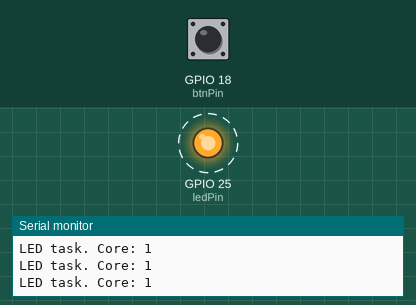
Recording of a program running on a simulated ESP32. Parts: output pins drawn as LEDs (lit = HIGH), the last lines printed to the serial monitor. Dashed ring = blinking. Inputs (shaded band) come from the test bench; at power-on: GPIO 18 (btnPin) HIGH.

Above: at 0.87 s.
1.3 s: GPIO 18 (btnPin) pulled LOW for 0.15 s
At 2.0 s:
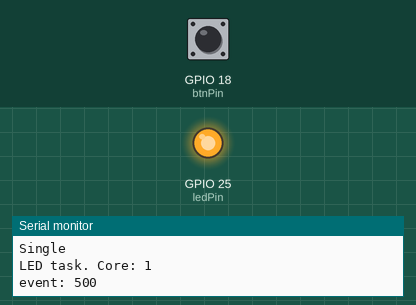
At 2.5 s:
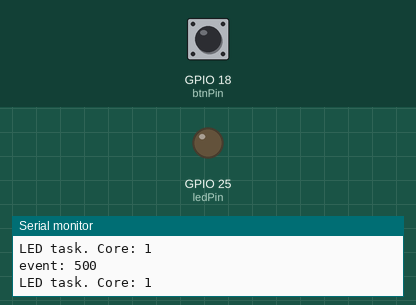
Timing chart, 0 to 10.3 s (numbered marks = the images above; inputs shaded):
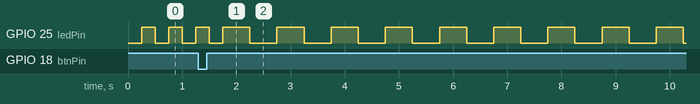

Measured:
- by itself, GPIO 25 (ledPin): repeats every 1.0 s: HIGH 0.50 s, LOW 0.50 s

The program:

main.cpp
```cpp
#include <Arduino.h>
#include <freertos/FreeRTOS.h>
#include <freertos/queue.h>
#include <freertos/task.h>
#include <esp_timer.h>

const uint8_t ledPin = 25;
const uint8_t btnPin = 18;

QueueHandle_t blinkQueue;

void buttonTask(void *parameter)
{
  uint32_t event;
  int64_t lastAcceptedUs = 0;
  int64_t firstPressUs = 0;

  bool waitingSecondPress = false;

  bool lastButtonState = digitalRead(btnPin);

  event = 250;

  while (true)
  {
    int64_t taskTimeUs = esp_timer_get_time();
    int currentButtonState = digitalRead(btnPin);
    bool pressed = currentButtonState == LOW && lastButtonState == HIGH;

    int64_t pressDiff = taskTimeUs - firstPressUs;

    if (waitingSecondPress && pressDiff > 300000)
    {
      waitingSecondPress = false;
      Serial.println("Single");

      event *= 2;
      if (event > 2000)
      {
        event = 250;
      }
      xQueueSend(blinkQueue, &event, 0);
    }

    if (pressed && waitingSecondPress)
    {
      int64_t pressDiff = taskTimeUs - firstPressUs;

      if (pressDiff < 300000)
      {

        waitingSecondPress = false;
        Serial.println("Double");

        event /= 2;
        if (event <= 125)
        {
          event = 2000;
        }
        xQueueSend(blinkQueue, &event, 0);
      }
    }
    else if (pressed && !waitingSecondPress)
    {
      firstPressUs = esp_timer_get_time();
      waitingSecondPress = true;
      Serial.println("Waiting");
    }

    lastButtonState = currentButtonState;
    vTaskDelay(pdMS_TO_TICKS(20));
  }
}

void ledTask(void *parameter)
{
  TickType_t lastWakeTime = xTaskGetTickCount();
  int lastLedState = LOW;
  uint32_t event = 250;

  while (true)
  {
    bool received = xQueueReceive(blinkQueue, &event, 0) == pdTRUE;
    Serial.print("LED task. Core: ");
    Serial.println(xPortGetCoreID());
    if (received)
    {

      Serial.print("event: ");
      Serial.println(event);
    }
    digitalWrite(ledPin, lastLedState);

    lastLedState = !lastLedState;
    vTaskDelayUntil(&lastWakeTime, pdMS_TO_TICKS(event));
  }
}

void setup()
{
  Serial.begin(115200);

  pinMode(ledPin, OUTPUT);
  pinMode(btnPin, INPUT_PULLUP);

  blinkQueue = xQueueCreate(5, sizeof(uint32_t));

  xTaskCreatePinnedToCore(
      buttonTask,
      "buttonTask",
      2048,
      nullptr,
      1,
      nullptr,
      0);

  xTaskCreatePinnedToCore(
      ledTask,
      "ledTask",
      2048,
      nullptr,
      1,
      nullptr,
      1);
}

void loop()
{
  vTaskDelay(pdMS_TO_TICKS(1000));
}
```
